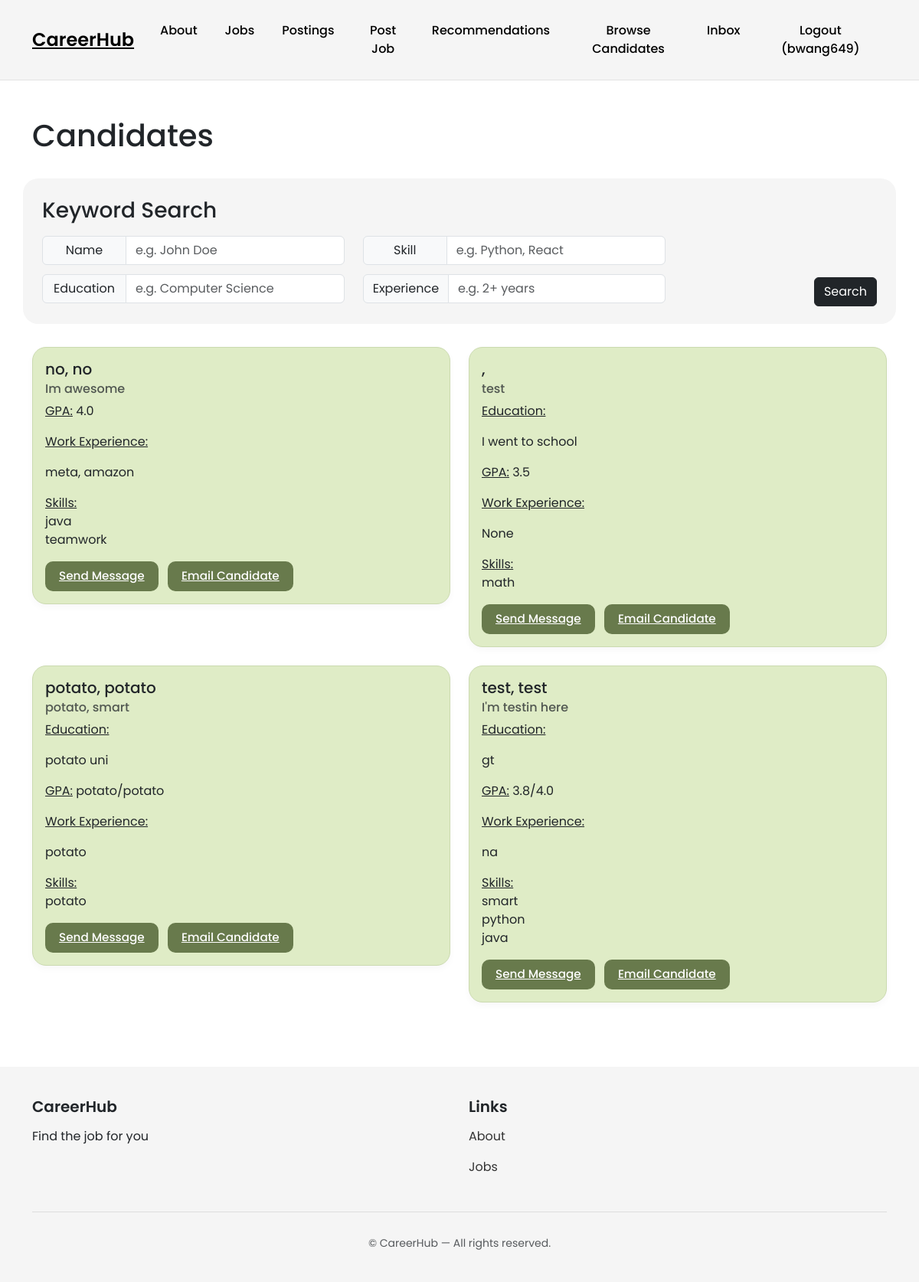
Page /recruiters/candidates (signed in) on the committed database.
### accounts/models.py (models this page shows)
class User(AbstractUser):
    firstname = models.CharField(max_length=150, blank=True)
    lastname = models.CharField(max_length=150, blank=True)
    username = models.CharField(max_length=150, unique=True)
    password = models.CharField(max_length=128)
    ROLE_CHOICES = [
        ('seeker', 'Job Seeker'),
        ('recruiter', 'Recruiter'),
    ]
    role = models.CharField(max_length=10, choices=ROLE_CHOICES, default='seeker')

### profiles/models.py (models this page shows)
class Profile(models.Model):
    user = models.OneToOneField(User, on_delete=models.CASCADE)
    headline = models.CharField(max_length=200)
    skills = models.ManyToManyField('Skill')
    education = models.TextField()
    gpa = models.CharField(max_length=20)
    work_experience = models.TextField()
    links = models.TextField()
    location = models.CharField(max_length=255, blank=True, null=True)
    created_at = models.DateTimeField(auto_now_add=True)
    updated_at = models.DateTimeField(auto_now=True)
    lat = models.FloatField(null=True, blank=True)
    lng = models.FloatField(null=True, blank=True)
    profile_visible = models.BooleanField(default=True)  # Master toggle for entire profile
    headline_public = models.BooleanField(default=True)
    skills_public = models.BooleanField(default=True)
    education_public = models.BooleanField(default=True)
    gpa_public = models.BooleanField(default=True)
    work_experience_public = models.BooleanField(default=True)
    links_public = models.BooleanField(default=True)
    email_public = models.BooleanField(default=True)
    location_public = models.BooleanField(default=True)

class Skill(models.Model):
    name = models.CharField(max_length=100, unique=True)

### recruiters/views.py (the view, shortened to what this page needs)
# urls.py: path('candidates', views.candidates, name='recruiters.candidates'),
@login_required
def candidates(request):
    name_term = request.GET.get('search_name')
    skill_term = request.GET.get('search_skill')
    education_term = request.GET.get('search_education')
    experience_term = request.GET.get('search_experience')
    valid_search = name_term or skill_term or education_term or experience_term
    if valid_search:
        candidates = Profile.objects.filter(user__first_name__contains=name_term) | Profile.objects.filter(user__last_name__contains=name_term)
        candidates = candidates.filter(education__contains=education_term).filter(work_experience__contains=experience_term)
        if (skill_term):
            candidates = candidates.filter(skills__name__contains=skill_term)
    else:
        candidates = Profile.objects.all().order_by('-created_at')
    candidates = candidates.filter(profile_visible=True)
    results = candidates.__len__
    search_id = request.GET.get('search_id')
    saved_searches = SavedSearch.objects.filter(user=request.user)
    if search_id:
        current_search = SavedSearch.objects.get(id=search_id)
        current_search.result_count = current_search.new_results
        current_search.save()
    return render(request, 'recruiters/candidates.html', {
        'candidates': candidates,
        'valid_search': valid_search,
        'name': name_term,
        'skill': skill_term,
        'education': education_term,
        'experience': experience_term,
        'results': results,
        'saved_searches': saved_searches
    })

### recruiters/templates/recruiters/candidates.html (shortened to what this page needs)
{% extends 'base.html' %}
{% load custom_tags %}
{% block content %}
<div class="container mt-5 mb-5">
    <h1>Candidates</h1>
    <div class="row mt-4">
        <div class="filter-card mt-2">
            <h3 class="mb-3">Keyword Search</h3>
            <form method="GET">
                <div class="row g-3">
                    <div class="col-lg-9">
                        <div class="row">
                            <div class="col-md-6">
                                <div class="input-group">
                                    <span class="input-group-text filter-label">Name</span>
                                    <input type="text" class="form-control" name="search_name" placeholder="e.g. John Doe">
                                </div>
                            </div>
                            <div class="col-md-6">
                                <div class="input-group">
                                    <span class="input-group-text filter-label">Skill</span>
                                    <input type="text" class="form-control" name="search_skill" placeholder="e.g. Python, React">
                                </div>
                            </div>
                            <div class="col-md-6">
                                <div class="input-group">
                                    <span class="input-group-text filter-label">Education</span>
                                    <input type="text" class="form-control" name="search_education" placeholder="e.g. Computer Science">
                                </div>
                            </div>
                            <div class="col-md-6">
                                <div class="input-group">
                                    <span class="input-group-text filter-label">Experience</span>
                                    <input type="text" class="form-control" name="search_experience" placeholder="e.g. 2+ years">
                                </div>
                            </div>
                        </div>
                    </div>
                    <div class="col-lg-3 d-flex flex-column justify-content-end align-items-lg-end">
                        <button class="btn btn-dark filter-search-btn mb-2" type="submit">
                            Search
                        </button>
                    </div>
                </div>
            </form>
        </div>
        {% for profile in candidates %}
        <div class="col-md-6 mb-4">
            <div class="card candidate-card">
                <div class="card-body">
                    {% if profile.user %}
                        <h5 class="card-title">{{ profile.user.last_name }}, {{ profile.user.first_name }}</h5>
                        {% if profile.headline_public %}
                            <h6 class="card-subtitle mb-2 text-muted">{{ profile.headline }}</h6>
                        {% endif %}
                    {% endif %}
                    {% if profile.education_public %}
                        <p class="card-text"><u>Education:</u> {{ profile.education|linebreaks }}</p>
                    {% endif %}
                    {% if profile.gpa_public %}
                        <p class="card-text"><u>GPA:</u> {{ profile.gpa }}</p>
                    {% endif %}
                    {% if profile.work_experience_public %}
                        <p class="card-text"><u>Work Experience:</u> {{ profile.work_experience|linebreaks }}</p>
                    {% endif %}
                    {% if profile.skills_public %}
                        <p class="card-text">
                            <u>Skills:</u>
                            {% for skill in profile.skills.all %}
                                <br>{{ skill.name }}
                            {% endfor %}
                        </p>
                    {% endif %}
                    <div class="mt-2">
                        <a href="{% url 'inbox.compose' profile.user.id %}"
                           class="btn-view-details btn-sm me-2">
                            Send Message
                        </a>
                        {% if profile.email_public and profile.user.email %}
                            <a href="#"
                               class="btn-view-details btn-sm mt-2 mt-sm-0"
                               data-bs-toggle="modal"
                               data-bs-target="#emailCandidateModal"
                               data-candidate-email="{{ profile.user.email }}"
                               data-candidate-name="{{ profile.user.first_name }} {{ profile.user.last_name }}">
                                Email Candidate
                            </a>
                        {% else %}
                            <span class="text-muted mt-2 d-block">Email not available for this candidate.</span>
                        {% endif %}
                    </div>
                </div>
            </div>
        </div>
        {% endfor %}
    </div>
</div>
{% endblock %}

### CareerHub/templates/base.html (shortened to what this page needs)
<!DOCTYPE html>
<html lang="en">
{% load static %}
<head>
    <link href="https://cdn.jsdelivr.net/npm/bootstrap@5.3.3/dist/css/bootstrap.min.css" rel="stylesheet">
</head>
<body>
    <nav class="navbar navbar-expand-lg navbar-custom">
        <div class="container d-flex justify-content-between">
            <a class="navbar-brand" href="{% url 'home.index' %}">CareerHub</a>
            <div class="collapse navbar-collapse text-center" id="navbarNav">
                <ul class="navbar-nav mx-auto">
                    <li class="nav-item">
                        <a class="nav-link" href="{% url 'home.about' %}">About</a>
                    </li>
                    <li class="nav-item">
                        <a class="nav-link" href="{% url 'jobs.index' %}">Jobs</a>
                    </li>
                    {% if user.is_authenticated %}
                        {% if user.role == "recruiter" %}
                            <li class="nav-item"><a class="nav-link" href="{% url 'recruiters.index' %}">Postings</a></li>
                            <li class="nav-item"><a class="nav-link" href="{% url 'recruiters.create' %}">Post Job</a></li>
                            <li class="nav-item"><a class="nav-link" href="{% url 'recruiters.recommendations' %}">Recommendations</a></li>
                            <li class="nav-item"><a class="nav-link" href="{% url 'recruiters.candidates' %}">Browse Candidates</a></li>
                            <li class="nav-item"><a class="nav-link" href="{% url 'inbox.index' %}">Inbox</a></li>
                        {% endif %}
                    {% endif %}
                </ul>
                <div class="d-flex gap-2">
                    {% if user.is_authenticated %}
                        <a class="nav-link" href="{% url 'accounts.logout' %}">
                            Logout ({{ user.username }})
                        </a>
                    {% else %}
                        <a href="{% url 'accounts.login' %}" class="btn-login">Login</a>
                        <a href="{% url 'accounts.signup' %}" class="btn-signup">Signup</a>
                    {% endif %}
                </div>
            </div>
        </div>
    </nav>
    <div>
        {% block content %}
        {% endblock %}
    </div>
    <footer class="footer-modern">
        <div class="container">
            <div class="row">
                <div class="col-md-6">
                    <h5>CareerHub</h5>
                    <p style="max-width: 400px;">
                        Find the job for you
                    </p>
                </div>
                <div class="col-md-3">
                    <h5>Links</h5>
                    <p><a href="{% url 'home.about' %}">About</a></p>
                    <p><a href="{% url 'jobs.index' %}">Jobs</a></p>
                </div>
            </div>
            <div class="footer-divider"></div>
            <div class="text-center text-muted small">
                © {{ now|date:"Y" }} CareerHub — All rights reserved.
            </div>
        </div>
    </footer>
</body>
</html>

### CareerHub/templates/base.html (style rules this page uses)
body { font-family: 'Poppins', sans-serif; background: #ffffff; }
.navbar-custom { background: #f5f5f5 !important; padding: 20px 0; border-bottom: 1px solid #e2e2e2; }
.navbar-custom .navbar-brand { font-size: 24px; font-weight: 600; color: black !important; text-decoration: underline; }
.navbar-custom .nav-link { color: black !important; font-weight: 500; margin: 0 10px; }
.btn-view-details { background: #687a4c !important; color: white !important; border: none !important; padding: 8px 18px; border-radius: 10px; font-weight: 500; font-size: 0.95rem; display: inline-block; }
.footer-modern { background: #f5f5f5; padding: 40px 0; margin-top: 60px; }
.footer-modern h5 { font-weight: 600; margin-bottom: 15px; }
.footer-modern a { color: #333; text-decoration: none; }
.footer-divider { border-top: 1px solid #ddd; margin: 30px 0; }

### recruiters/templates/recruiters/candidates.html (style rules this page uses)
.filter-card { background: #f5f5f5; border-radius: 20px; padding: 25px 25px 15px 25px; margin-bottom: 30px; }
.filter-card .input-group { margin-bottom: 12px; }
.filter-label { min-width: 110px; justify-content: center; }
.filter-search-btn { margin-top: 10px; width: 100%; }
@media (min-width: 992px) { .filter-search-btn { width: auto; } }
.candidate-card { background: #DFECC6 !important; border-radius: 18px; border: 1px solid #cbdab0; box-shadow: 0 4px 10px rgba(0,0,0,0.03); transition: transform 0.1s ease, box-shadow 0.1s ease; }

### rows in the picture
User: username "bwang649"
Profile: user.last_name "no", user.first_name "no", headline "Im awesome", gpa "4.0", work_experience "meta, amazon"
Skill: name "java"
Skill: name "teamwork"
Profile: headline "test", education "I went to school", gpa "3.5", work_experience "None"
Skill: name "math"
Profile: user.last_name "potato", user.first_name "potato", headline "potato, smart", education "potato uni", gpa "potato/potato", work_experience "potato"
Skill: name "potato"
Profile: user.last_name "test", user.first_name "test", headline "I'm testin here", education "gt", gpa "3.8/4.0", work_experience "na"
Skill: name "smart"
Skill: name "python"
